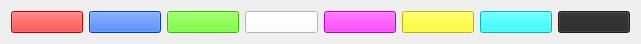
      <widget class="QWidget" name="layoutWidget">
       <property name="geometry">
        <rect>
         <x>9</x>
         <y>180</y>
         <width>641</width>
         <height>30</height>
        </rect>
       </property>
       <layout class="QHBoxLayout" name="horizontalLayout_17">
        <item>
         <widget class="QPushButton" name="RedBtn">
          <property name="enabled">
           <bool>true</bool>
          </property>
          <property name="styleSheet">
           <string notr="true">background-color: rgb(255, 0, 0);</string>
          </property>
          <property name="text">
           <string/>
          </property>
         </widget>
        </item>
        <item>
         <widget class="QPushButton" name="BlueBtn">
          <property name="enabled">
           <bool>true</bool>
          </property>
          <property name="styleSheet">
           <string notr="true">background-color: rgb(0, 85, 255);</string>
          </property>
          <property name="text">
           <string/>
          </property>
         </widget>
        </item>
        <item>
         <widget class="QPushButton" name="GreenBtn">
          <property name="enabled">
           <bool>true</bool>
          </property>
          <property name="styleSheet">
           <string notr="true">background-color: rgb(85, 255, 0);</string>
          </property>
          <property name="text">
           <string/>
          </property>
         </widget>
        </item>
        <item>
         <widget class="QPushButton" name="WhiteBtn">
          <property name="enabled">
           <bool>true</bool>
          </property>
          <property name="styleSheet">
           <string notr="true">background-color: rgb(255, 255, 255);</string>
          </property>
          <property name="text">
           <string/>
          </property>
         </widget>
        </item>
        <item>
         <widget class="QPushButton" name="PurpleBtn">
          <property name="enabled">
           <bool>true</bool>
          </property>
          <property name="styleSheet">
           <string notr="true">background-color: rgb(255, 0, 255);</string>
          </property>
          <property name="text">
           <string/>
          </property>
         </widget>
        </item>
        <item>
         <widget class="QPushButton" name="YellowBtn">
          <property name="enabled">
           <bool>true</bool>
          </property>
          <property name="styleSheet">
           <string notr="true">background-color: rgb(255, 255, 0);</string>
          </property>
          <property name="text">
           <string/>
          </property>
         </widget>
        </item>
        <item>
         <widget class="QPushButton" name="LightBlueBtn">
          <property name="enabled">
           <bool>true</bool>
          </property>
          <property name="styleSheet">
           <string notr="true">background-color: rgb(0, 255, 255);</string>
          </property>
          <property name="text">
           <string/>
          </property>
         </widget>
        </item>
        <item>
         <widget class="QPushButton" name="GreyBtn">
          <property name="enabled">
           <bool>true</bool>
          </property>
          <property name="styleSheet">
           <string notr="true">background-color: rgb(39, 39, 39)</string>
          </property>
          <property name="text">
           <string/>
          </property>
         </widget>
        </item>
       </layout>
      </widget>
